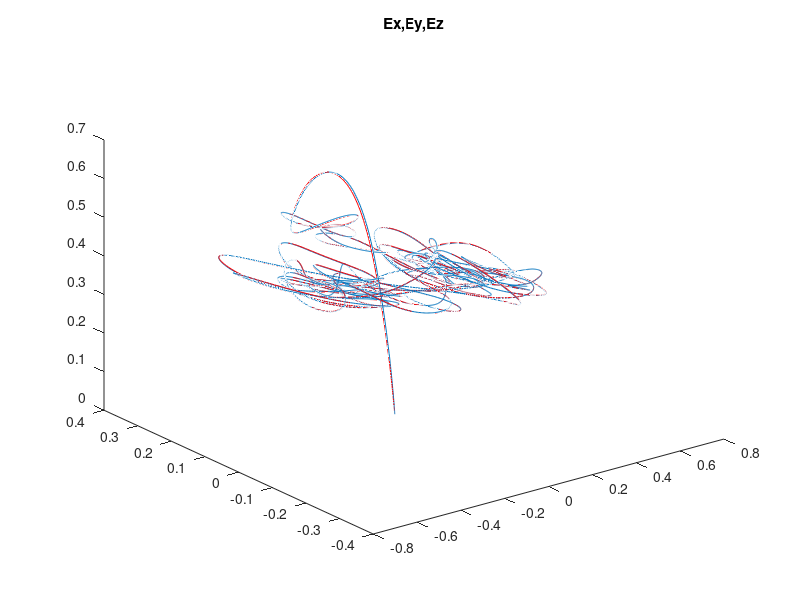

Source code (MATLAB):
%% Project 2
% -------------------------
% CMPE 245 - Spring, 2016
% [redacted]
% 05/30/2016
% MATLAB script for Project 2
% --------------------------
clear all;

load data3D.mat;

plot3(xm, ym, zm,'DisplayName','xm,ym,zm');
title('xm,ym,zm');

c = 1;
g = 9.81;

R = eye(4)*12.25; 
% [12.25 0;
%      0 12.25]; % do we get this ?? or guess by ourself

Q = 12.25/2;

% setting initial x_0, P_0
x0 = xm(1);
y0 = ym(1);
z0 = zm(1);
pit0 = pitch(1);
rol0 = roll(1);
yaw0 = yawm(1);
Ex0 = [ x0 y0 z0 pit0 rol0 yaw0]';

P11 = 12.25;    % var{x}
P22 = P11;      % var{y}
P33 = P11;      % var{z}
P12 = 0;        % temp set to zero
P13 = 0;        % temp set to zero
P23 = 0;        % temp set to zero
Px0 = eye(length(Ex0)) * P11;
% Px0 = [P11 P12 P13;
%        P12 P22 P23;
%        P13 P23 P33];
   

% array to storge E{x_k} and P_k after update 
Ex_k = zeros(length(Ex0), length(xm)+1);
P_k = zeros(length(Ex0), length(Ex0), length(xm)+1);

% Use Extend Kalman Filter (EKF)
Ex_k(:,1) = Ex0;
P_k(:,:,1) = Px0;


for k = 1 : length(zm)
    % Prediction
    % discrete method
    pit = Ex_k(4, k);
    rol = Ex_k(5, k);
    yaw = Ex_k(6, k);
    
    f = [c*g*( sin(yaw)*sin(rol) + cos(yaw)*cos(rol)*sin(pit) );
         c*g*( -1*cos(yaw)*sin(rol) + sin(yaw)*cos(rol)*sin(pit) );
         c*g*cos(rol)*cos(pit) - g;
         0;
         0;
         0];
    
    phi = [0, 0, 0, c*g*cos(pit)*cos(rol)*cos(yaw),  c*g*(cos(rol)*sin(yaw) - cos(yaw)*sin(pit)*sin(rol)), c*g*(cos(yaw)*sin(rol) - cos(rol)*sin(pit)*sin(yaw)) ;
           0, 0, 0, c*g*cos(pit)*cos(rol)*sin(yaw),  c*g*(-cos(rol)*cos(yaw) + sin(pit)*sin(rol)*sin(yaw)), c*g*(sin(rol)*sin(yaw) + cos(rol)*cos(yaw)*sin(pit)) ;
           0, 0, 0,     -c*g*cos(rol)*sin(pit),                     -c*g*cos(pit)*sin(rol),                                          0 ;
           0, 0, 0, 1, 0, 0;
           0, 0, 0, 0, 1, 0;
           0, 0, 0, 0, 0, 1];
    
    Ex_k(:, k+1) = Ex_k(:, k)+f;
    P_k(:,:,k+1) = phi*P_k(:,:,k)*phi'+ eye(length(Ex0))*Q;
    
    % Observation
    H = [ 1, 0, 0, 0, 0, 0;
      0, 1, 0, 0, 0, 0;
      0, 0, 1, 0, 0, 0;
      0, 0, 0, 0, 0, 1];
    x_k1 = [Ex_k(1,k+1) Ex_k(2,k+1) Ex_k(3,k+1) 0 0 Ex_k(6,k+1)]';
    z_k1 = [xm(k) ym(k) zm(k) yawm(k)]';
    
    %update K and P(+)
    K = P_k(:,:,k+1) * H'* inv(H*P_k(:,:,k+1)*H'+R);
    P_k(:,:,k+1) = (eye(length(Ex0)) - K*H)*P_k(:,:,k+1);
    Ex_k(:,k+1) = Ex_k(:,k+1) + K*(z_k1 - H*x_k1);
    
end

%figure;
hold on;
plot3(Ex_k(1,:), Ex_k(2,:), Ex_k(3,:),'r','DisplayName','Ex,Ey,Ez');
title('Ex,Ey,Ez');
% f = [c*g*( sin(yaw)*sin(rol) + cos(yaw)*cos(rol)*sin(pit) );
%      c*g*( -1*cos(yaw)*sin(rol) + sin(yaw)*cos(rol)*sin(pit) );
%      c*g*cos(rol)*cos(pit) - g;
%      0;
%      0;
%      0];
% 
% phi = [0, 0, 0, c*g*cos(pit)*cos(rol)*cos(yaw),  c*g*(cos(rol)*sin(yaw) - cos(yaw)*sin(pit)*sin(rol)), c*g*(cos(yaw)*sin(rol) - cos(rol)*sin(pit)*sin(yaw)) ;
%        0, 0, 0, c*g*cos(pit)*cos(rol)*sin(yaw),  c*g*(-cos(rol)*cos(yaw) + sin(pit)*sin(rol)*sin(yaw)), c*g*(sin(rol)*sin(yaw) + cos(rol)*cos(yaw)*sin(pit)) ;
%        0, 0, 0,     -c*g*cos(rol)*sin(pit),                     -c*g*cos(pit)*sin(rol),                                          0 ;
%        0, 0, 0, 1, 0, 0;
%        0, 0, 0, 0, 1, 0;
%        0, 0, 0, 0, 0, 1];
%  
%  
% H = [ 1, 0, 0, 0, 0, 0;
%       0, 1, 0, 0, 0, 0;
%       0, 0, 1, 0, 0, 0;
%       0, 0, 0, 0, 0, 1];
   
